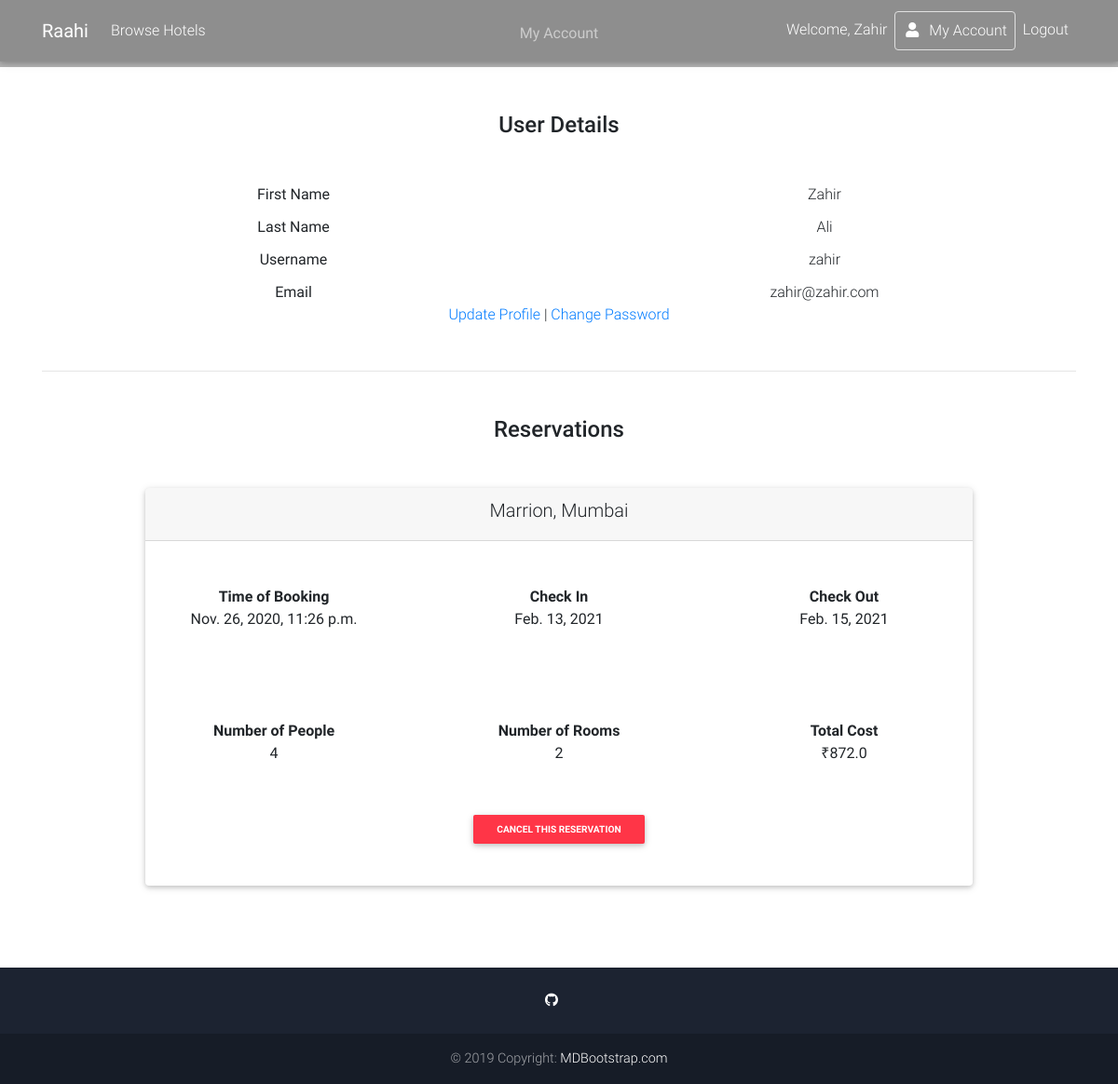
The app's page /myaccount/ (signed in), older data.
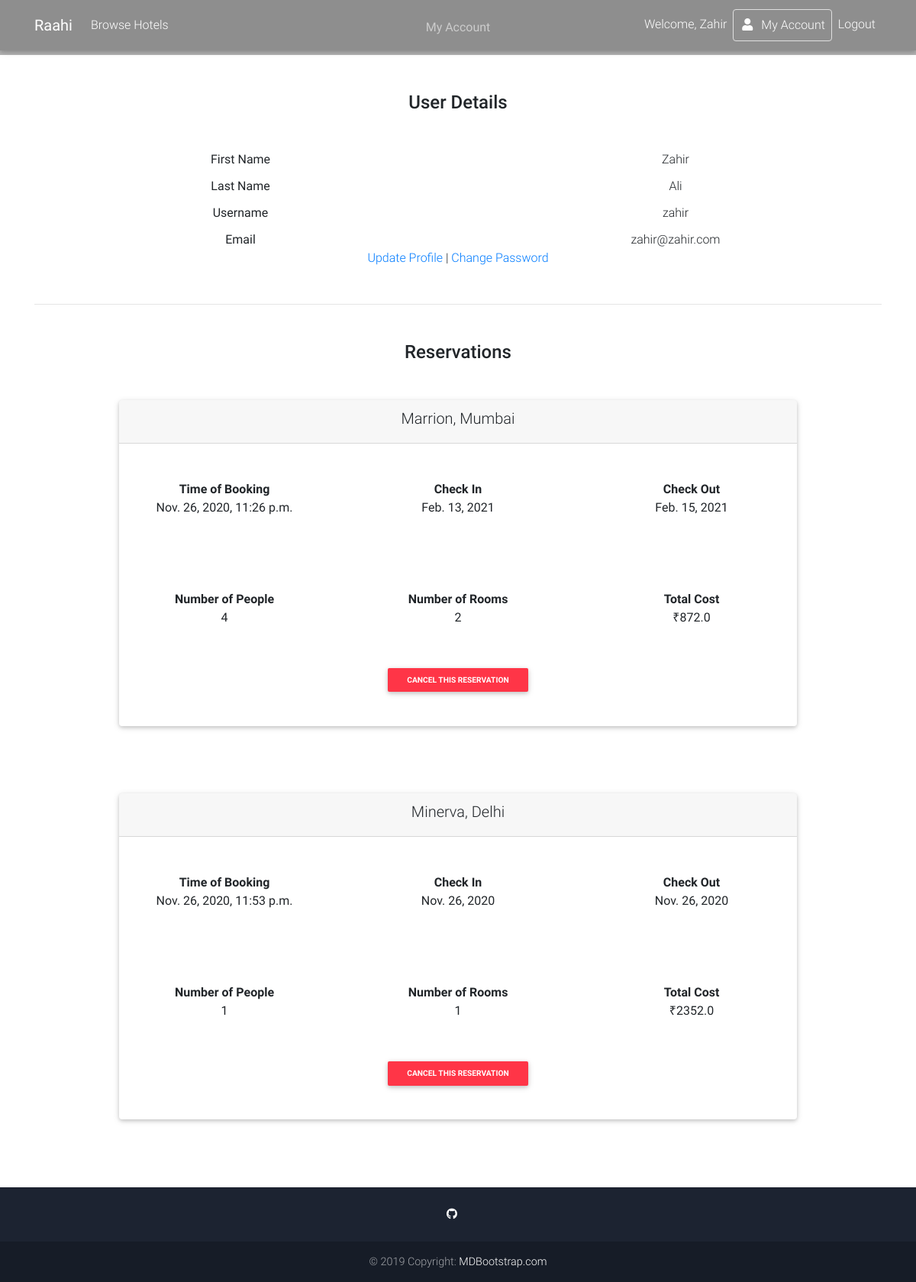
The same page, newer data.
### main/models.py (models this page shows, shortened)
class Reservation(models.Model):
    user = models.ForeignKey(User, on_delete=models.CASCADE, null=True)
    reservation_name = models.CharField(max_length=40, default="")
    reference_name = models.CharField(max_length=40, default="")
    timestamp = models.DateTimeField(default=datetime.now())
    num_people = models.IntegerField(default=1)
    rooms = models.IntegerField(default=1)
    check_in = models.DateField(null=True)
    check_out = models.DateField(null=True)
    cost = models.FloatField(default=0.0)

### main/views.py (the view)
# urls.py: path('myaccount/', views.accountpage, name='myaccount'),
def accountpage(request):
    if request.user.is_authenticated:
        reservation_list = Reservation.objects.filter(user = request.user)
        context = {
            'user': request.user,
            'reservation_list' : reservation_list
        }
        return render(request, 'myaccount.html', context)
    else:
        return redirect('login')

### main/templates/myaccount.html (shortened to what this page needs)
{% extends 'base.html' %}
{% block content %}
        <div style="background-image: url('https://i.pinimg.com/564x/27/d5/5e/27d55e41fedf725d9d54a9a3bcbebd46.jpg'); ; background-size: cover;">
          <div class="mask rgba-black-light d-flex justify-content-center align-items-center">
            <div class="text-center white-text mx-5 wow fadeIn">
              <p class="mb-4 d-none d-md-block">
                <strong>My Account</strong>
              </p>
            </div>
          </div>
        </div>
  <main>
    <div class="container">
      <section>
        <center>
        <h2 class="my-5 h4 text-center">User Details</h2>
          <div class="row">
            <div class="col-sm">
              <b>First Name</b>
            </div>
            <div class="col-sm">
              {{request.user.first_name}}
            </div>
          </div>
          <div class="row" style="margin-top: 1%;">
            <div class="col-sm">
              <b>Last Name</b>
            </div>
            <div class="col-sm">
              {{request.user.last_name}}
            </div>
          </div>
          <div class="row" style="margin-top: 1%;">
            <div class="col-sm">
              <b>Username</b>
            </div>
            <div class="col-sm">
              {{request.user.username}}
            </div>
          </div>
          <div class="row" style="margin-top: 1%;">
            <div class="col-sm">
              <b>Email</b>
            </div>
            <div class="col-sm">
              {{request.user.email}}
            </div>
          </div>
          <a href="{% url 'editprofile' %}">Update Profile</a> | <a href="{% url 'editpassword' %}">Change Password</a>
        </center>
      </section>
      <hr class="my-5">
    </div>
    <div class="container">
      <section class="mt-5 wow fadeIn">
        <h3 class="my-5 h4 text-center">Reservations</h3>
        {% if reservation_list %}
        {% for reservation in reservation_list %}
          <div class="card mx-auto text-center" style="width: 80%; margin-bottom: 8%">
            <div class="card-header text-center">
              <h5>{{reservation.reference_name}}</h5>
            </div>
            <div class="row">
              <div class="col mt-5 mb-5">
                <strong>Time of Booking</strong> <br>
                {{reservation.timestamp}} <br>
              </div>
              <div class="col mt-5 mb-5">
                <strong>Check In</strong> <br>
                {{reservation.check_in}} <br>
              </div>
              <div class="col mt-5 mb-5">
                <strong>Check Out</strong> <br>
                {{reservation.check_out}} <br>
              </div>
            </div>
            <div class="row">
              <div class="col mt-5 mb-5">
                <strong>Number of People</strong> <br>
                {{reservation.num_people}} <br>
              </div>
              <div class="col mt-5 mb-5">
                <strong>Number of Rooms</strong> <br>
                {{reservation.rooms}} <br>
              </div>
              <div class="col mt-5 mb-5">
                <strong>Total Cost</strong> <br>
                ₹{{reservation.cost}} <br>
              </div>
            </div>
            <form method="POST" action="{% url 'cancelbooking' %}">
            <button class="btn btn-sm btn-danger" type="submit" style="margin-bottom: 5%;" ><strong>Cancel this reservation</strong></button>
          </form>
          </div>
        {% endfor %}
        {% else %}
        <center><h5 style="margin-bottom: 6%;">You have not made any reservations yet!</h5></center>
        {% endif %}
      </section>
    </div>
  </main>
{% endblock content %}

### main/templates/base.html (shortened to what this page needs)
{% load static %}
<!doctype html>
<html lang="en">
  <head>
    <link rel="stylesheet" href="https://use.fontawesome.com/releases/v5.11.2/css/all.css">
    <link href="{% static 'css/bootstrap.min.css' %}" rel="stylesheet">
    <link href="{% static 'css/mdb.min.css' %}" rel="stylesheet">
    <link href="{% static 'css/style.min.css' %}" rel="stylesheet">
  </head>
  <nav class="navbar fixed-top navbar-expand-lg navbar-dark scrolling-navbar">
    <div class="container">
      <a class="navbar-brand" href="{% url 'home' %}">
        <strong>Raahi</strong>
      </a>
      <div class="collapse navbar-collapse" id="navbarSupportedContent">
        <ul class="navbar-nav mr-auto">
          <li class="nav-item">
            <a class="nav-link" href="{% url 'browsehotel' %}">Browse Hotels</a>
          </li>
        </ul>
        <ul class="navbar-nav nav-flex-icons">
          {% if request.user.is_authenticated %}
          <li class="nav-item">
            <a class="nav-link">Welcome, {{request.user.first_name}}
            </a>
          </li>
          <li class="nav-item">
            <a href="{% url 'myaccount' %}" class="nav-link border border-light rounded">
              <i class="fas fa-user mr-2"></i>My Account
            </a>
          </li>
          <li class="nav-item">
            <a class="nav-link" href="{% url 'logout' %}">Logout
            </a>
          </li>
          {% endif %}
        </ul>
      </div>
    </div>
  </nav>
{% block content %}
{% endblock content %}
<footer class="page-footer text-center font-small mt-4 wow fadeIn">
  <hr class="my-4">
  <div class="pb-4">
       <a href="https://github.com/zahir1509/project-ap-etravel" target="_blank">
      <i class="fab fa-github mr-3"></i>
    </a>
  </div>
  <div class="footer-copyright py-3">
    © 2019 Copyright:
    <a href="https://mdbootstrap.com/education/bootstrap/" target="_blank"> MDBootstrap.com </a>
  </div>
</footer>
<link rel="stylesheet" href="https://ajax.googleapis.com/ajax/libs/jqueryui/1.12.1/themes/smoothness/jquery-ui.css">
</body>
</html>

Row changes from the older to the newer data that the page shows:
added Reservation: reference_name "Minerva, Delhi", timestamp "Nov. 26, 2020, 11:53 p.m.", check_in "Nov. 26, 2020", check_out "Nov. 26, 2020", num_people "1", rooms "1", cost "2352.0"
